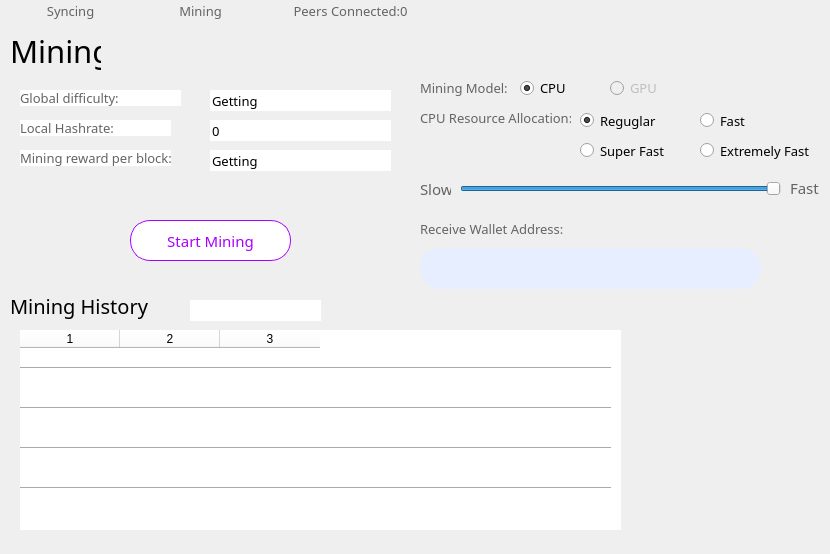
   <widget class="QWidget" name="p5">
    <widget class="QToolButton" name="toolButton_21">
     <property name="geometry">
      <rect>
       <x>0</x>
       <y>0</y>
       <width>131</width>
       <height>21</height>
      </rect>
     </property>
     <property name="font">
      <font>
       <family>微软雅黑 Light</family>
       <pointsize>10</pointsize>
      </font>
     </property>
     <property name="styleSheet">
      <string notr="true">border:0px;
color: rgb(100, 100, 100);</string>
     </property>
     <property name="text">
      <string>   Syncing</string>
     </property>
     <property name="icon">
      <iconset>
       <normaloff>pic/grayqukuai.png</normaloff>pic/grayqukuai.png</iconset>
     </property>
     <property name="toolButtonStyle">
      <enum>Qt::ToolButtonTextBesideIcon</enum>
     </property>
    </widget>
    <widget class="QToolButton" name="toolButton_22">
     <property name="geometry">
      <rect>
       <x>130</x>
       <y>0</y>
       <width>131</width>
       <height>21</height>
      </rect>
     </property>
     <property name="font">
      <font>
       <family>微软雅黑 Light</family>
       <pointsize>10</pointsize>
      </font>
     </property>
     <property name="styleSheet">
      <string notr="true">border:0px;
color: rgb(100, 100, 100);</string>
     </property>
     <property name="text">
      <string>   Mining</string>
     </property>
     <property name="icon">
      <iconset>
       <normaloff>pic/graymining.png</normaloff>pic/graymining.png</iconset>
     </property>
     <property name="toolButtonStyle">
      <enum>Qt::ToolButtonTextBesideIcon</enum>
     </property>
    </widget>
    <widget class="QToolButton" name="toolButton_23">
     <property name="geometry">
      <rect>
       <x>270</x>
       <y>0</y>
       <width>151</width>
       <height>21</height>
      </rect>
     </property>
     <property name="font">
      <font>
       <family>微软雅黑 Light</family>
       <pointsize>10</pointsize>
      </font>
     </property>
     <property name="styleSheet">
      <string notr="true">border:0px;
color: rgb(100, 100, 100);</string>
     </property>
     <property name="text">
      <string>   Peers Connected:0</string>
     </property>
     <property name="icon">
      <iconset>
       <normaloff>pic/tubiaoer.png</normaloff>pic/tubiaoer.png</iconset>
     </property>
     <property name="toolButtonStyle">
      <enum>Qt::ToolButtonTextBesideIcon</enum>
     </property>
    </widget>
    <widget class="QLabel" name="label_16">
     <property name="geometry">
      <rect>
       <x>10</x>
       <y>30</y>
       <width>91</width>
       <height>41</height>
      </rect>
     </property>
     <property name="font">
      <font>
       <family>等线</family>
       <pointsize>23</pointsize>
      </font>
     </property>
     <property name="text">
      <string>Mining</string>
     </property>
    </widget>
    <widget class="QPushButton" name="pushButton_11">
     <property name="geometry">
      <rect>
       <x>740</x>
       <y>440</y>
       <width>51</width>
       <height>51</height>
      </rect>
     </property>
     <property name="cursor">
      <cursorShape>PointingHandCursor</cursorShape>
     </property>
     <property name="focusPolicy">
      <enum>Qt::NoFocus</enum>
     </property>
     <property name="styleSheet">
      <string notr="true">border:0px;</string>
     </property>
     <property name="text">
      <string/>
     </property>
     <property name="icon">
      <iconset>
       <normaloff>pic/05.png</normaloff>pic/05.png</iconset>
     </property>
     <property name="iconSize">
      <size>
       <width>40</width>
       <height>40</height>
      </size>
     </property>
     <property name="flat">
      <bool>true</bool>
     </property>
    </widget>
    <widget class="QPushButton" name="pushButton_12">
     <property name="geometry">
      <rect>
       <x>670</x>
       <y>370</y>
       <width>51</width>
       <height>51</height>
      </rect>
     </property>
     <property name="cursor">
      <cursorShape>PointingHandCursor</cursorShape>
     </property>
     <property name="focusPolicy">
      <enum>Qt::NoFocus</enum>
     </property>
     <property name="styleSheet">
      <string notr="true">border:0px;</string>
     </property>
     <property name="text">
      <string/>
     </property>
     <property name="icon">
      <iconset>
       <normaloff>pic/sdO8tAw.png</normaloff>pic/sdO8tAw.png</iconset>
     </property>
     <property name="iconSize">
      <size>
       <width>40</width>
       <height>40</height>
      </size>
     </property>
     <property name="flat">
      <bool>true</bool>
     </property>
    </widget>
    <widget class="QPushButton" name="pushButton_13">
     <property name="geometry">
      <rect>
       <x>740</x>
       <y>370</y>
       <width>51</width>
       <height>51</height>
      </rect>
     </property>
     <property name="cursor">
      <cursorShape>PointingHandCursor</cursorShape>
     </property>
     <property name="focusPolicy">
      <enum>Qt::NoFocus</enum>
     </property>
     <property name="styleSheet">
      <string notr="true">border:0px;</string>
     </property>
     <property name="text">
      <string/>
     </property>
     <property name="icon">
      <iconset>
       <normaloff>pic/03.png</normaloff>pic/03.png</iconset>
     </property>
     <property name="iconSize">
      <size>
       <width>40</width>
       <height>40</height>
      </size>
     </property>
     <property name="flat">
      <bool>true</bool>
     </property>
    </widget>
    <widget class="QPushButton" name="pushButton_14">
     <property name="geometry">
      <rect>
       <x>670</x>
       <y>440</y>
       <width>51</width>
       <height>51</height>
      </rect>
     </property>
     <property name="cursor">
      <cursorShape>PointingHandCursor</cursorShape>
     </property>
     <property name="focusPolicy">
      <enum>Qt::NoFocus</enum>
     </property>
     <property name="styleSheet">
      <string notr="true">border:0px;</string>
     </property>
     <property name="text">
      <string/>
     </property>
     <property name="icon">
      <iconset>
       <normaloff>pic/04.png</normaloff>pic/04.png</iconset>
     </property>
     <property name="iconSize">
      <size>
       <width>40</width>
       <height>40</height>
      </size>
     </property>
     <property name="flat">
      <bool>true</bool>
     </property>
    </widget>
    <widget class="QLabel" name="label_19">
     <property name="geometry">
      <rect>
       <x>20</x>
       <y>90</y>
       <width>161</width>
       <height>16</height>
      </rect>
     </property>
     <property name="font">
      <font>
       <family>等线</family>
       <pointsize>10</pointsize>
      </font>
     </property>
     <property name="styleSheet">
      <string notr="true">background-color: rgb(255, 255, 255);
color: rgb(100, 100, 100);</string>
     </property>
     <property name="text">
      <string>Global difficulty:</string>
     </property>
    </widget>
    <widget class="QLabel" name="label_20">
     <property name="geometry">
      <rect>
       <x>20</x>
       <y>120</y>
       <width>151</width>
       <height>16</height>
      </rect>
     </property>
     <property name="font">
      <font>
       <family>等线</family>
       <pointsize>10</pointsize>
      </font>
     </property>
     <property name="styleSheet">
      <string notr="true">color: rgb(100, 100, 100);
background-color: rgb(255, 255, 255);</string>
     </property>
     <property name="text">
      <string>Local Hashrate:</string>
     </property>
    </widget>
    <widget class="QLabel" name="label_21">
     <property name="geometry">
      <rect>
       <x>20</x>
       <y>150</y>
       <width>151</width>
       <height>16</height>
      </rect>
     </property>
     <property name="font">
      <font>
       <family>等线</family>
       <pointsize>10</pointsize>
      </font>
     </property>
     <property name="styleSheet">
      <string notr="true">color: rgb(100, 100, 100);
background-color: rgb(255, 255, 255);</string>
     </property>
     <property name="text">
      <string>Mining reward per block:</string>
     </property>
    </widget>
    <widget class="QLabel" name="label_43">
     <property name="geometry">
      <rect>
       <x>420</x>
       <y>80</y>
       <width>91</width>
       <height>16</height>
      </rect>
     </property>
     <property name="font">
      <font>
       <family>等线</family>
       <pointsize>10</pointsize>
      </font>
     </property>
     <property name="styleSheet">
      <string notr="true">color: rgb(100, 100, 100);</string>
     </property>
     <property name="text">
      <string>Mining Model:</string>
     </property>
    </widget>
    <widget class="QLabel" name="label_44">
     <property name="geometry">
      <rect>
       <x>420</x>
       <y>110</y>
       <width>151</width>
       <height>16</height>
      </rect>
     </property>
     <property name="font">
      <font>
       <family>等线</family>
       <pointsize>10</pointsize>
      </font>
     </property>
     <property name="styleSheet">
      <string notr="true">color: rgb(100, 100, 100);</string>
     </property>
     <property name="text">
      <string>CPU Resource Allocation:</string>
     </property>
    </widget>
    <widget class="QLabel" name="label_45">
     <property name="geometry">
      <rect>
       <x>420</x>
       <y>178</y>
       <width>31</width>
       <height>21</height>
      </rect>
     </property>
     <property name="font">
      <font>
       <family>等线</family>
       <pointsize>11</pointsize>
      </font>
     </property>
     <property name="styleSheet">
      <string notr="true">color: rgb(100, 100, 100);</string>
     </property>
     <property name="text">
      <string>Slow</string>
     </property>
    </widget>
    <widget class="QLabel" name="label_46">
     <property name="geometry">
      <rect>
       <x>790</x>
       <y>177</y>
       <width>31</width>
       <height>21</height>
      </rect>
     </property>
     <property name="font">
      <font>
       <family>等线</family>
       <pointsize>11</pointsize>
      </font>
     </property>
     <property name="styleSheet">
      <string notr="true">color: rgb(100, 100, 100);</string>
     </property>
     <property name="text">
      <string>Fast</string>
     </property>
    </widget>
    <widget class="QSlider" name="horizontalSlider">
     <property name="geometry">
      <rect>
       <x>460</x>
       <y>178</y>
       <width>321</width>
       <height>22</height>
      </rect>
     </property>
     <property name="maximum">
      <number>4</number>
     </property>
     <property name="value">
      <number>4</number>
     </property>
     <property name="orientation">
      <enum>Qt::Horizontal</enum>
     </property>
    </widget>
    <widget class="QLabel" name="label_47">
     <property name="geometry">
      <rect>
       <x>420</x>
       <y>218</y>
       <width>161</width>
       <height>21</height>
      </rect>
     </property>
     <property name="font">
      <font>
       <family>等线</family>
       <pointsize>10</pointsize>
      </font>
     </property>
     <property name="styleSheet">
      <string notr="true">color: rgb(100, 100, 100);</string>
     </property>
     <property name="text">
      <string>Receive Wallet Address:</string>
     </property>
    </widget>
    <widget class="QLineEdit" name="lineEdit_7">
     <property name="geometry">
      <rect>
       <x>420</x>
       <y>248</y>
       <width>341</width>
       <height>41</height>
      </rect>
     </property>
     <property name="font">
      <font>
       <family>微软雅黑</family>
       <pointsize>10</pointsize>
      </font>
     </property>
     <property name="focusPolicy">
      <enum>Qt::StrongFocus</enum>
     </property>
     <property name="styleSheet">
      <string notr="true">border:0px;
border-radius:20px;

background-color: rgb(230, 238, 255);</string>
     </property>
     <property name="text">
      <string/>
     </property>
    </widget>
    <widget class="QPushButton" name="pushButton_29">
     <property name="geometry">
      <rect>
       <x>780</x>
       <y>250</y>
       <width>41</width>
       <height>31</height>
      </rect>
     </property>
     <property name="cursor">
      <cursorShape>PointingHandCursor</cursorShape>
     </property>
     <property name="focusPolicy">
      <enum>Qt::NoFocus</enum>
     </property>
     <property name="styleSheet">
      <string notr="true">border:0px;</string>
     </property>
     <property name="text">
      <string/>
     </property>
     <property name="icon">
      <iconset>
       <normaloff>pic/mw11.png</normaloff>pic/mw11.png</iconset>
     </property>
     <property name="iconSize">
      <size>
       <width>28</width>
       <height>28</height>
      </size>
     </property>
     <property name="flat">
      <bool>true</bool>
     </property>
    </widget>
    <widget class="QPushButton" name="pushButton_30">
     <property name="geometry">
      <rect>
       <x>130</x>
       <y>220</y>
       <width>161</width>
       <height>41</height>
      </rect>
     </property>
     <property name="font">
      <font>
       <family>微软雅黑 Light</family>
       <pointsize>11</pointsize>
      </font>
     </property>
     <property name="cursor">
      <cursorShape>PointingHandCursor</cursorShape>
     </property>
     <property name="focusPolicy">
      <enum>Qt::NoFocus</enum>
     </property>
     <property name="styleSheet">
      <string notr="true">border-width: 1px;
border-color: rgb(170, 0, 255);
background-color: rgb(255, 255, 255);
color: rgb(170, 0, 255);
border-radius:20px;
border-style:solid; 
</string>
     </property>
     <property name="text">
      <string>Start Mining</string>
     </property>
     <property name="flat">
      <bool>true</bool>
     </property>
    </widget>
    <widget class="QLabel" name="label_48">
     <property name="geometry">
      <rect>
       <x>10</x>
       <y>290</y>
       <width>141</width>
       <height>31</height>
      </rect>
     </property>
     <property name="font">
      <font>
       <family>等线</family>
       <pointsize>15</pointsize>
      </font>
     </property>
     <property name="text">
      <string>Mining History</string>
     </property>
    </widget>
    <widget class="QLabel" name="label_6">
     <property name="geometry">
      <rect>
       <x>0</x>
       <y>80</y>
       <width>411</width>
       <height>211</height>
      </rect>
     </property>
     <property name="autoFillBackground">
      <bool>false</bool>
     </property>
     <property name="text">
      <string/>
     </property>
     <property name="pixmap">
      <pixmap>pic/chart.png</pixmap>
     </property>
     <property name="scaledContents">
      <bool>true</bool>
     </property>
     <property name="margin">
      <number>0</number>
     </property>
    </widget>
    <widget class="QPushButton" name="pushButton_45">
     <property name="geometry">
      <rect>
       <x>160</x>
       <y>300</y>
       <width>21</width>
       <height>21</height>
      </rect>
     </property>
     <property name="cursor">
      <cursorShape>PointingHandCursor</cursorShape>
     </property>
     <property name="focusPolicy">
      <enum>Qt::NoFocus</enum>
     </property>
     <property name="styleSheet">
      <string notr="true">border:0px;</string>
     </property>
     <property name="text">
      <string/>
     </property>
     <property name="icon">
      <iconset>
       <normaloff>pic/puperqukuai.png</normaloff>pic/puperqukuai.png</iconset>
     </property>
     <property name="iconSize">
      <size>
       <width>28</width>
       <height>28</height>
      </size>
     </property>
     <property name="flat">
      <bool>true</bool>
     </property>
    </widget>
    <widget class="QWidget" name="widget" native="true">
     <property name="geometry">
      <rect>
       <x>510</x>
       <y>70</y>
       <width>171</width>
       <height>31</height>
      </rect>
     </property>
     <widget class="QRadioButton" name="radioButton">
      <property name="geometry">
       <rect>
        <x>10</x>
        <y>10</y>
        <width>71</width>
        <height>16</height>
       </rect>
      </property>
      <property name="font">
       <font>
        <family>微软雅黑</family>
        <pointsize>10</pointsize>
       </font>
      </property>
      <property name="focusPolicy">
       <enum>Qt::NoFocus</enum>
      </property>
      <property name="text">
       <string>CPU</string>
      </property>
      <property name="checked">
       <bool>true</bool>
      </property>
     </widget>
     <widget class="QRadioButton" name="radioButton_2">
      <property name="enabled">
       <bool>false</bool>
      </property>
      <property name="geometry">
       <rect>
        <x>100</x>
        <y>10</y>
        <width>61</width>
        <height>16</height>
       </rect>
      </property>
      <property name="font">
       <font>
        <family>微软雅黑</family>
        <pointsize>10</pointsize>
       </font>
      </property>
      <property name="focusPolicy">
       <enum>Qt::NoFocus</enum>
      </property>
      <property name="text">
       <string>GPU</string>
      </property>
     </widget>
    </widget>
    <widget class="QWidget" name="widget_2" native="true">
     <property name="geometry">
      <rect>
       <x>570</x>
       <y>110</y>
       <width>251</width>
       <height>51</height>
      </rect>
     </property>
     <widget class="QRadioButton" name="radioButton_6">
      <property name="geometry">
       <rect>
        <x>10</x>
        <y>30</y>
        <width>91</width>
        <height>21</height>
       </rect>
      </property>
      <property name="font">
       <font>
        <family>微软雅黑</family>
        <pointsize>10</pointsize>
       </font>
      </property>
      <property name="focusPolicy">
       <enum>Qt::NoFocus</enum>
      </property>
      <property name="text">
       <string>Super Fast</string>
      </property>
     </widget>
     <widget class="QRadioButton" name="radioButton_3">
      <property name="geometry">
       <rect>
        <x>130</x>
        <y>0</y>
        <width>61</width>
        <height>21</height>
       </rect>
      </property>
      <property name="font">
       <font>
        <family>微软雅黑</family>
        <pointsize>10</pointsize>
       </font>
      </property>
      <property name="focusPolicy">
       <enum>Qt::NoFocus</enum>
      </property>
      <property name="text">
       <string>Fast</string>
      </property>
     </widget>
     <widget class="QRadioButton" name="radioButton_4">
      <property name="geometry">
       <rect>
        <x>10</x>
        <y>0</y>
        <width>81</width>
        <height>21</height>
       </rect>
      </property>
      <property name="font">
       <font>
        <family>微软雅黑</family>
        <pointsize>10</pointsize>
       </font>
      </property>
      <property name="focusPolicy">
       <enum>Qt::NoFocus</enum>
      </property>
      <property name="text">
       <string>Reguglar</string>
      </property>
      <property name="checked">
       <bool>true</bool>
      </property>
     </widget>
     <widget class="QRadioButton" name="radioButton_5">
      <property name="geometry">
       <rect>
        <x>130</x>
        <y>30</y>
        <width>111</width>
        <height>21</height>
       </rect>
      </property>
      <property name="font">
       <font>
        <family>微软雅黑</family>
        <pointsize>10</pointsize>
       </font>
      </property>
      <property name="focusPolicy">
       <enum>Qt::NoFocus</enum>
      </property>
      <property name="text">
       <string>Extremely Fast</string>
      </property>
     </widget>
    </widget>
    <widget class="QLineEdit" name="lineEdit_10">
     <property name="geometry">
      <rect>
       <x>210</x>
       <y>90</y>
       <width>181</width>
       <height>21</height>
      </rect>
     </property>
     <property name="font">
      <font>
       <family>等线</family>
       <pointsize>10</pointsize>
      </font>
     </property>
     <property name="toolTip">
      <string/>
     </property>
     <property name="statusTip">
      <string/>
     </property>
     <property name="whatsThis">
      <string/>
     </property>
     <property name="accessibleName">
      <string/>
     </property>
     <property name="accessibleDescription">
      <string/>
     </property>
     <property name="styleSheet">
      <string notr="true">background-color: rgb(255, 255, 255);
QLineEdit[echoMode=&quot;2&quot;] {
    lineedit-password-character:42;
}
</string>
     </property>
     <property name="text">
      <string>Getting</string>
     </property>
     <property name="frame">
      <bool>false</bool>
     </property>
     <property name="echoMode">
      <enum>QLineEdit::Normal</enum>
     </property>
    </widget>
    <widget class="QLineEdit" name="lineEdit_11">
     <property name="geometry">
      <rect>
       <x>210</x>
       <y>120</y>
       <width>181</width>
       <height>21</height>
      </rect>
     </property>
     <property name="font">
      <font>
       <family>等线</family>
       <pointsize>10</pointsize>
      </font>
     </property>
     <property name="toolTip">
      <string/>
     </property>
     <property name="statusTip">
      <string/>
     </property>
     <property name="whatsThis">
      <string/>
     </property>
     <property name="accessibleName">
      <string/>
     </property>
     <property name="accessibleDescription">
      <string/>
     </property>
     <property name="styleSheet">
      <string notr="true">background-color: rgb(255, 255, 255);
QLineEdit[echoMode=&quot;2&quot;] {
    lineedit-password-character:42;
}
</string>
     </property>
     <property name="text">
      <string>0</string>
     </property>
     <property name="maxLength">
      <number>1000</number>
     </property>
     <property name="frame">
      <bool>false</bool>
     </property>
     <property name="echoMode">
      <enum>QLineEdit::Normal</enum>
     </property>
    </widget>
    <widget class="QLineEdit" name="lineEdit_12">
     <property name="geometry">
      <rect>
       <x>210</x>
       <y>150</y>
       <width>181</width>
       <height>21</height>
      </rect>
     </property>
     <property name="font">
      <font>
       <family>等线</family>
       <pointsize>10</pointsize>
      </font>
     </property>
     <property name="toolTip">
      <string/>
     </property>
     <property name="statusTip">
      <string/>
     </property>
     <property name="whatsThis">
      <string/>
     </property>
     <property name="accessibleName">
      <string/>
     </property>
     <property name="accessibleDescription">
      <string/>
     </property>
     <property name="styleSheet">
      <string notr="true">background-color: rgb(255, 255, 255);
QLineEdit[echoMode=&quot;2&quot;] {
    lineedit-password-character:42;
}
</string>
     </property>
     <property name="text">
      <string>Getting</string>
     </property>
     <property name="frame">
      <bool>false</bool>
     </property>
     <property name="echoMode">
      <enum>QLineEdit::Normal</enum>
     </property>
    </widget>
    <widget class="QLabel" name="label_23">
     <property name="geometry">
      <rect>
       <x>10</x>
       <y>324</y>
       <width>631</width>
       <height>221</height>
      </rect>
     </property>
     <property name="autoFillBackground">
      <bool>false</bool>
     </property>
     <property name="text">
      <string/>
     </property>
     <property name="pixmap">
      <pixmap>pic/chart.png</pixmap>
     </property>
     <property name="scaledContents">
      <bool>true</bool>
     </property>
     <property name="margin">
      <number>0</number>
     </property>
    </widget>
    <widget class="QTableWidget" name="miningHistory">
     <property name="geometry">
      <rect>
       <x>20</x>
       <y>330</y>
       <width>601</width>
       <height>200</height>
      </rect>
     </property>
     <property name="styleSheet">
      <string notr="true">border:0px;
background-color: rgb(255, 255, 255);




</string>
     </property>
     <column>
      <property name="text">
       <string>1</string>
      </property>
     </column>
     <column>
      <property name="text">
       <string>2</string>
      </property>
     </column>
     <column>
      <property name="text">
       <string>3</string>
      </property>
     </column>
    </widget>
    <widget class="Line" name="line_2">
     <property name="geometry">
      <rect>
       <x>20</x>
       <y>400</y>
       <width>591</width>
       <height>16</height>
      </rect>
     </property>
     <property name="styleSheet">
      <string notr="true">background-color: rgb(255, 255, 255);</string>
     </property>
     <property name="orientation">
      <enum>Qt::Horizontal</enum>
     </property>
    </widget>
    <widget class="Line" name="line_3">
     <property name="geometry">
      <rect>
       <x>20</x>
       <y>440</y>
       <width>591</width>
       <height>16</height>
      </rect>
     </property>
     <property name="styleSheet">
      <string notr="true">background-color: rgb(255, 255, 255);</string>
     </property>
     <property name="orientation">
      <enum>Qt::Horizontal</enum>
     </property>
    </widget>
    <widget class="Line" name="line">
     <property name="geometry">
      <rect>
       <x>20</x>
       <y>360</y>
       <width>591</width>
       <height>16</height>
      </rect>
     </property>
     <property name="styleSheet">
      <string notr="true">background-color: rgb(255, 255, 255);</string>
     </property>
     <property name="orientation">
      <enum>Qt::Horizontal</enum>
     </property>
    </widget>
    <widget class="Line" name="line_4">
     <property name="geometry">
      <rect>
       <x>20</x>
       <y>480</y>
       <width>591</width>
       <height>16</height>
      </rect>
     </property>
     <property name="styleSheet">
      <string notr="true">background-color: rgb(255, 255, 255);</string>
     </property>
     <property name="orientation">
      <enum>Qt::Horizontal</enum>
     </property>
    </widget>
    <widget class="QLineEdit" name="lineEdit_32">
     <property name="geometry">
      <rect>
       <x>190</x>
       <y>300</y>
       <width>131</width>
       <height>21</height>
      </rect>
     </property>
     <property name="font">
      <font>
       <family>等线</family>
       <pointsize>10</pointsize>
      </font>
     </property>
     <property name="toolTip">
      <string/>
     </property>
     <property name="statusTip">
      <string/>
     </property>
     <property name="whatsThis">
      <string/>
     </property>
     <property name="accessibleName">
      <string/>
     </property>
     <property name="accessibleDescription">
      <string/>
     </property>
     <property name="styleSheet">
      <string notr="true">
QLineEdit[echoMode=&quot;2&quot;] {
    lineedit-password-character:42;
}
</string>
     </property>
     <property name="frame">
      <bool>false</bool>
     </property>
     <property name="echoMode">
      <enum>QLineEdit::Normal</enum>
     </property>
    </widget>
    <zorder>label_6</zorder>
    <zorder>toolButton_21</zorder>
    <zorder>toolButton_22</zorder>
    <zorder>toolButton_23</zorder>
    <zorder>label_16</zorder>
    <zorder>pushButton_11</zorder>
    <zorder>pushButton_12</zorder>
    <zorder>pushButton_13</zorder>
    <zorder>pushButton_14</zorder>
    <zorder>label_19</zorder>
    <zorder>label_20</zorder>
    <zorder>label_21</zorder>
    <zorder>label_43</zorder>
    <zorder>label_44</zorder>
    <zorder>label_45</zorder>
    <zorder>label_46</zorder>
    <zorder>horizontalSlider</zorder>
    <zorder>label_47</zorder>
    <zorder>lineEdit_7</zorder>
    <zorder>pushButton_29</zorder>
    <zorder>pushButton_30</zorder>
    <zorder>label_48</zorder>
    <zorder>pushButton_45</zorder>
    <zorder>widget</zorder>
    <zorder>widget_2</zorder>
    <zorder>lineEdit_10</zorder>
    <zorder>lineEdit_11</zorder>
    <zorder>lineEdit_12</zorder>
    <zorder>label_23</zorder>
    <zorder>miningHistory</zorder>
    <zorder>line_2</zorder>
    <zorder>line_3</zorder>
    <zorder>line</zorder>
    <zorder>line_4</zorder>
    <zorder>lineEdit_32</zorder>
   </widget>
